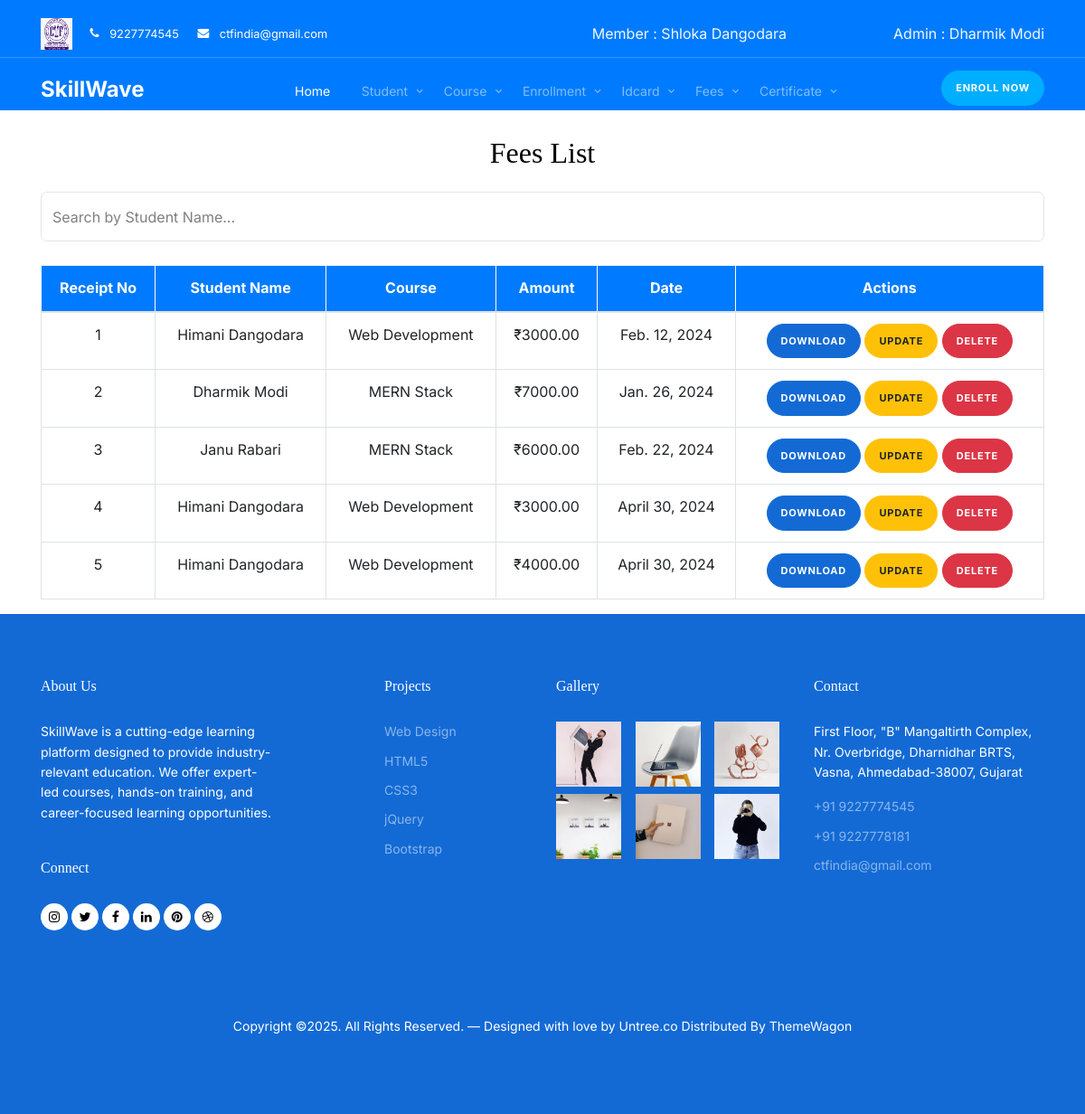
The page /fee_list/1 on the database its author committed.
### myapp/models.py (models this page shows, shortened)
class Member(models.Model):
    member_id = models.AutoField(primary_key=True, verbose_name="ID")
    admin = models.ForeignKey(Admin, on_delete = models.CASCADE )
    member_name = models.CharField(max_length=50)
    member_email = models.EmailField(max_length=50)
    member_password = models.CharField(max_length=10)
    member_phone = models.CharField(max_length=10)
    date_of_joining = models.DateField()

class Admin(models.Model):
    admin_id = models.AutoField(primary_key=True, verbose_name="ID")
    email = models.EmailField(max_length=50)
    password = models.CharField(max_length=10)
    name = models.CharField(max_length=50)

class Fees(models.Model):
    PAYMENT_MODE_CHOICES = [
        ('1', 'Cash'),
        ('2', 'UPI'),
        ('3', 'Bank Transfer'),
        ('4', 'Cheque'),
        ('5', 'Credit Card'),
        ('6', 'Debit Card'),
        ('7', 'Net Banking'),
    ]
    student = models.ForeignKey(Student, on_delete=models.CASCADE)
    admin = models.ForeignKey(Admin, on_delete = models.CASCADE)
    receipt_no = models.AutoField(primary_key=True)
    enrollment_id = models.ForeignKey(Enrollment, on_delete=models.CASCADE, related_name='fee_payments')
    course_name = models.ForeignKey(Course, on_delete=models.CASCADE, related_name='fee_records')
    total_amount = models.DecimalField(max_digits=10, decimal_places=2)
    paid_amount = models.DecimalField(max_digits=10, decimal_places=2)
    total_paid_amount = models.DecimalField(max_digits=10, decimal_places=2)
    payment_mode = models.CharField(max_length=20, choices=PAYMENT_MODE_CHOICES, default='1')
    upi_id = models.CharField(max_length=50, blank=True, null=True)
    bank_transfer_id = models.CharField(max_length=50, blank=True, null=True)
    credit_card_number = models.CharField(max_length=20, blank=True, null=True)
    debit_card_number = models.CharField(max_length=20, blank=True, null=True)
    net_banking_id = models.CharField(max_length=50, blank=True, null=True)
    received_date = models.DateField()

class Student(models.Model):
    student_id = models.AutoField(primary_key=True, verbose_name="ID")  # Fixed spelling: student_id → ID
    admin = models.ForeignKey(Admin, on_delete = models.CASCADE )
    name = models.CharField(max_length=50)
    address = models.CharField(max_length=100)
    phone_no = models.CharField(max_length=10)
    email = models.CharField(max_length=50)
    DOB = models.DateField()
    photo = models.FileField(upload_to='static/images/student_photos/', null=True)  # Fixed max_length to 1
    marks = models.IntegerField(default=0)  # Assuming marks field exists
    gender = models.CharField(max_length=10, choices=[('Male', 'Male'), ('Female', 'Female')])  # Add this field

class Course(models.Model):
    course_id = models.AutoField(verbose_name="course_id",primary_key=True)
    admin = models.ForeignKey(Admin, on_delete = models.CASCADE )
    course_name = models.CharField(max_length=30)
    duration = models.IntegerField(help_text="Duration in month")
    fees = models.DecimalField(max_digits=10, decimal_places=2)
    def __str__(self):
        return self.course_name

### myapp/views.py (the view)
# urls.py: path('fee_list/<int:member_id>', views.Fee_list, name='fee_list'),
def Fee_list(request, member_id):
    admin_id = models.Member.objects.get(member_id=member_id).admin.admin_id
    member = models.Member.objects.get(member_id=member_id)
    c = models.Admin.objects.get(admin_id=admin_id)
    id = member.member_id
    context = {
        'id': id,
        'admin': c,
        'member': member,
    }
    fees = models.Fees.objects.filter(admin = admin_id)
    context['fees'] = fees
    return render(request, 'fee_list.html', context)

### myapp/templates/fee_list.html (shortened to what this page needs)
<!doctype html>
<html lang="en">
<head>
  <link rel="stylesheet" href="https://unicons.iconscout.com/release/v4.0.0/css/line.css">
  {% load static %}
  <link rel="stylesheet" href="{% static 'css/bootstrap.min.css' %}">
  <link rel="stylesheet" href="{% static 'css/bootstrap.min.css' %}">
  <link rel="stylesheet" href="{% static 'css/animate.min.css' %}">
  <link rel="stylesheet" href="{% static 'css/owl.carousel.min.css' %}">
  <link rel="stylesheet" href="{% static 'css/owl.theme.default.min.css' %}">
  <link rel="stylesheet" href="{% static 'css/jquery.fancybox.min.css' %}">
  <link rel="stylesheet" href="{% static 'fonts/icomoon/style.css' %}">
  <link rel="stylesheet" href="{% static 'fonts/flaticon/font/flaticon.css' %}">
  <link rel="stylesheet" href="{% static 'css/aos.css' %}">
  <link rel="stylesheet" href="{% static 'css/style.css' %}">
</head>
<body>
<nav class="site-nav mb-5" style="background-color: #007bff;">
    <div class="pb-2 top-bar mb-3">
      <div class="container">
        <div class="row align-items-center">
          <div class="col-6 col-lg-6">
            <img src="../../static/images/image.jpg" style="height: 35px; width: auto; margin-right: 15px;">
            <a href="#" class="small mr-3"><span class="icon-phone mr-2"></span> <span class="d-none d-lg-inline-block">9227774545</span></a>
            <a href="#" class="small mr-3"><span class="icon-envelope mr-2"></span> <span class="d-none d-lg-inline-block">ctfindia@gmail.com</span></a>
          </div>
          <div class="col-6 col-lg-3 text-right" style="color: aliceblue;">Member : {{ member.member_name }}</div>
          <div class="col-6 col-lg-3 text-right" style="color: aliceblue;">Admin : {{ admin.name }}</div>
        </div>
      </div>
    </div>
    <div class="sticky-nav js-sticky-header" style="background-color: #007bff;">
      <div class="container position-relative">
        <div class="site-navigation text-center">
          <a href="{% url 'index' id %}" class="logo menu-absolute m-0">SkillWave</a>
          <ul class="js-clone-nav d-none d-lg-inline-block site-menu">
            <li class="active"><a href="{% url 'index' id %}">Home</a></li>
            <li class="has-children">
              <a href="#">Student</a>
            </li>
            <li class="has-children">
              <a href="#">Course</a>
            </li>
            <li class="has-children">
              <a href="#">Enrollment</a>
            </li>
            <li class="has-children">
              <a href="#">Idcard</a>
            </li>
            <li class="has-children">
              <a href="#">Fees</a>
            </li>
            <li class="has-children">
              <a href="#">Certificate</a>
            </li>
          </ul>
          <a href="#" class="btn-book btn btn-secondary btn-sm menu-absolute">Enroll Now</a>
        </div>
      </div>
    </div>
</nav>
<div class="container">
  <h2 class="text-center mb-4">Fees List</h2>
  <div class="d-flex justify-content-end">
    <input type="text" id="searchInput" name="searchInput" class="form-control search-box" placeholder="Search by Student Name...">
  </div><br>
  <div class="table-responsive">
      <table class="table table-bordered text-center table-hover">
          <thead class="table-light">
            <tr style="background-color: #007bff; color: white;">
              <th>Receipt No</th>
              <th>Student Name</th>
              <th>Course</th>
              <th>Amount</th>
              <th>Date</th>
              <th>Actions</th>
            </tr>
          </thead>
          <tbody>
            {% for fee in fees %}
            <tr>
              <td>{{ fee.receipt_no }}</td>
              <td>{{ fee.student.name }}</td>
              <td>{{ fee.course_name }}</td>
              <td>₹{{ fee.paid_amount }}</td>
              <td>{{ fee.received_date }}</td>
              <td>
                <a href="{% url 'download_fee_receipt' id fee.receipt_no %}" class="btn btn-sm btn-primary">
                   Download
                </a>
                <a href="{% url 'fee_update' id fee.receipt_no %}" class="btn btn-sm btn-warning">
                   Update
                </a>
                <a href="{% url 'fee_delete' id fee.receipt_no %}" class="btn btn-sm btn-danger">
                   Delete
                </a>
              </td>
            </tr>
            {% empty %}
              <tr>
                  <td colspan="10" class="text-center">No students available.</td>
              </tr>
            {% endfor %}
          </tbody>
      </table>
  </div>
</div>
<div class="site-footer">
  <div class="container">
    <div class="row">
      <div class="col-lg-3 mr-auto">
        <div class="widget">
          <h3>About Us<span class="text-primary">.</span> </h3>
          <p>SkillWave is a cutting-edge learning platform designed to provide industry-relevant education. We offer expert-led courses, hands-on training, and career-focused learning opportunities.</p>
        </div>
        <div class="widget">
          <h3>Connect</h3>
          <ul class="list-unstyled social">
            <li><a href="#"><span class="icon-instagram"></span></a></li>
            <li><a href="#"><span class="icon-twitter"></span></a></li>
            <li><a href="#"><span class="icon-facebook"></span></a></li>
            <li><a href="#"><span class="icon-linkedin"></span></a></li>
            <li><a href="#"><span class="icon-pinterest"></span></a></li>
            <li><a href="#"><span class="icon-dribbble"></span></a></li>
          </ul>
        </div>
      </div>
      <div class="col-lg-2 ml-auto">
        <div class="widget">
          <h3>Projects</h3>
          <ul class="list-unstyled float-left links">
            <li><a href="#">Web Design</a></li>
            <li><a href="#">HTML5</a></li>
            <li><a href="#">CSS3</a></li>
            <li><a href="#">jQuery</a></li>
            <li><a href="#">Bootstrap</a></li>
          </ul>
        </div>
      </div>
      <div class="col-lg-3">
        <div class="widget">
          <h3>Gallery</h3>
          <ul class="instafeed instagram-gallery list-unstyled">
            <li><a class="instagram-item" href="static/images/gal_1.jpg" data-fancybox="gal"><img src="{% static 'images/gal_1.jpg' %}" alt="" width="72" height="72"></a>
            </li>
            <li><a class="instagram-item" href="static/images/gal_2.jpg" data-fancybox="gal"><img src="{% static 'images/gal_2.jpg' %}" alt="" width="72" height="72"></a>
            </li>
            <li><a class="instagram-item" href="static/images/gal_3.jpg" data-fancybox="gal"><img src="{% static 'images/gal_3.jpg' %}" alt="" width="72" height="72"></a>
            </li>
            <li><a class="instagram-item" href="static/images/gal_4.jpg" data-fancybox="gal"><img src="{% static 'images/gal_4.jpg' %}" alt="" width="72" height="72"></a>
            </li>
            <li><a class="instagram-item" href="static/images/gal_5.jpg" data-fancybox="gal"><img src="{% static 'images/gal_5.jpg' %}" alt="" width="72" height="72"></a>
            </li>
            <li><a class="instagram-item" href="static/images/gal_6.jpg" data-fancybox="gal"><img src="{% static 'images/gal_6.jpg' %}" alt="" width="72" height="72"></a>
            </li>
          </ul>
        </div>
      </div>
      <div class="col-lg-3">
        <div class="widget">
          <h3>Contact</h3>
          <address>First Floor, "B" Mangaltirth Complex, Nr. Overbridge, Dharnidhar BRTS, Vasna, Ahmedabad-38007, Gujarat</address>
          <ul class="list-unstyled links mb-4">
              <li><a href="tel://11234567890">+91 9227774545</a></li>
              <li><a href="tel://11234567890">+91 9227778181</a></li>
              <li><a href="mailto:info@mydomain.com">ctfindia@gmail.com</a></li>
          </ul>
        </div>
      </div>
    </div>
    <div class="row mt-5">
      <div class="col-12 text-center">
        <p>Copyright &copy;. All Rights Reserved. &mdash; Designed with love by <a href="https://untree.co">Untree.co</a>  Distributed By <a href="https://themewagon.com">ThemeWagon</a>
        </div>
      </div>
    </div>
  </div>
</body>
</html>

### rows shown on the page
Member: member_name "Shloka Dangodara"
Admin: name "Dharmik Modi"
Fees: receipt_no "1", student.name "Himani Dangodara", course_name "Web Development", paid_amount "3000.00", received_date "Feb. 12, 2024"
Fees: receipt_no "2", student.name "Dharmik Modi", course_name "MERN Stack", paid_amount "7000.00", received_date "Jan. 26, 2024"
Fees: receipt_no "3", student.name "Janu Rabari", course_name "MERN Stack", paid_amount "6000.00", received_date "Feb. 22, 2024"
Fees: receipt_no "4", student.name "Himani Dangodara", course_name "Web Development", paid_amount "3000.00", received_date "April 30, 2024"
Fees: receipt_no "5", student.name "Himani Dangodara", course_name "Web Development", paid_amount "4000.00", received_date "April 30, 2024"
